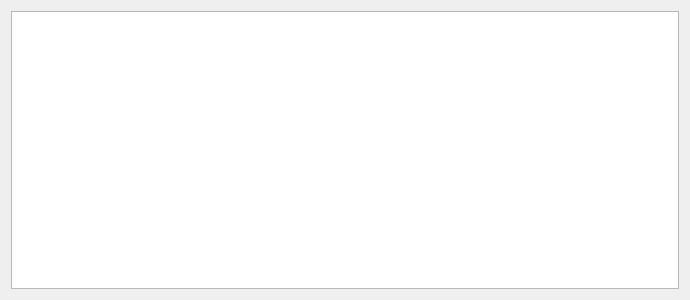
<?xml version="1.0" encoding="UTF-8"?>
<ui version="4.0">
 <class>Dialog</class>
 <widget class="QDialog" name="Dialog">
  <property name="geometry">
   <rect>
    <x>0</x>
    <y>0</y>
    <width>690</width>
    <height>300</height>
   </rect>
  </property>
  <property name="windowTitle">
   <string>Dialog</string>
  </property>
  <property name="styleSheet">
   <string notr="true">QLabel {
    font-family: 'Georgia'; /* Cambiar la fuente a Georgia */
    font-size: 16px; /* Cambiar el tamaño de la fuente */
    color: #000000; /* Color del texto (blanco) */
}

QLineEdit {
    font-family: 'Georgia'; /* Cambiar la fuente a Georgia */
    font-size: 14px; /* Cambiar el tamaño de la fuente */
    color: #000000; /* Color del texto (blanco) */
    background-color: #f0f0f0; /* Color de fondo del QLineEdit */
    border: 1px solid #000000; /* Borde blanco */
}

QComboBox {
    font-family: 'Georgia'; /* Cambiar la fuente a Georgia */
    font-size: 14px; /* Cambiar el tamaño de la fuente */
    color: #000000; /* Color del texto (blanco) */
    background-color: #cfd4da; /* Fondo oscuro del ComboBox */
}

QRadioButton {
    font-family: 'Georgia'; /* Cambiar la fuente a Georgia */
    font-size: 14px; /* Cambiar el tamaño de la fuente */
    color: #000000; /* Color del texto (blanco) */
}

QCheckBox {
    font-family: 'Georgia'; /* Cambiar la fuente a Georgia */
    font-size: 14px; /* Cambiar el tamaño de la fuente */
    color: #000000; /* Color del texto (blanco) */
}

/* Cambiar la fuente y estilo de los QPushButton */
QPushButton {
    font-family: 'Georgia'; /* Cambiar la fuente */
    font-size: 14px; /* Cambiar el tamaño de la fuente */
    color: #000000; /* Color del texto negro */
    background-color: #cfd4da; /* Fondo gris claro */
    border: 1px solid #a1a6ad; /* Borde gris medio */
    border-radius: 5px; /* Bordes redondeados */
    padding: 5px; /* Espaciado interno */
}

/* Estilo cuando el ratón pasa sobre el botón */
QPushButton:hover {
    color: #000000; /* Mantener el texto negro */
    background-color: #b7bcc3; /* Fondo gris un poco más oscuro al pasar el mouse */
}

/* Estilo cuando el botón está presionado */
QPushButton:pressed {
    background-color: #a6acb3; /* Fondo ligeramente más oscuro al presionar */
    color: #000000; /* Mantener el texto negro cuando se presiona */
}



/* Estilo general para QTableWidget y QTableView */
QTableWidget, QTableView {
    font-family: 'Georgia'; /* Cambiar la fuente a Georgia */
    font-size: 14px; /* Tamaño de la fuente */
    color: #000000; /* Color del texto negro */
    background-color: #e6e9ed; /* Fondo gris claro para la tabla */
    gridline-color: #a1a6ad; /* Color de las líneas de la tabla (gris medio) */
    selection-background-color: #b7bcc3; /* Color de fondo cuando se selecciona una celda (gris suave) */
    selection-color: #000000; /* Color del texto cuando la celda está seleccionada (negro) */
}

/* Estilo para el encabezado horizontal de la tabla */
QHeaderView::section {
    font-family: 'Georgia'; /* Cambiar la fuente a Georgia */
    font-size: 14px; /* Tamaño de la fuente */
    color: #000000; /* Color del texto negro */
    background-color: #cfd4da; /* Fondo gris claro del encabezado */
    border: 1px solid #a1a6ad; /* Borde gris medio entre las secciones */
    padding: 4px; /* Espaciado interno en el encabezado */
}

/* Estilo para las celdas de la tabla al pasar el mouse */
QTableWidget::item:hover, QTableView::item:hover {
    background-color: #b7bcc3; /* Fondo gris suave al pasar el mouse */
    color: #000000; /* Mantener el texto negro */
}

/* Estilo para las celdas cuando están seleccionadas */
QTableWidget::item:selected, QTableView::item:selected {
    background-color: #a6acb3; /* Fondo gris intermedio cuando está seleccionado */
    color: #000000; /* Texto negro cuando está seleccionado */
}

/* Ajustar el tamaño de las celdas */
QTableWidget::item, QTableView::item {
    padding: 4px; /* Espaciado interno de las celdas */
}

/* Estilo para el borde inferior de la tabla */
QTableCornerButton::section {
    background-color: #cfd4da; /* Fondo del botón de esquina */
    border: 1px solid #a1a6ad; /* Borde gris medio del botón de esquina */
}</string>
  </property>
  <layout class="QGridLayout" name="gridLayout">
   <item row="0" column="0">
    <widget class="QTextEdit" name="textEdit"/>
   </item>
  </layout>
 </widget>
 <resources/>
 <connections/>
</ui>
